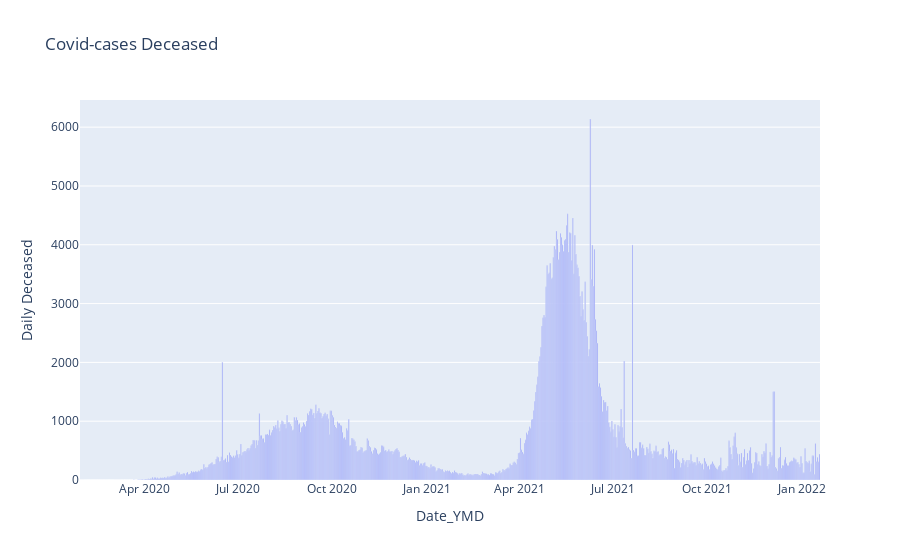

This figure's notebook cell:
### Code cell
px.bar(data,x='Date_YMD',y='Daily Deceased',title='Covid-cases Deceased')

### Figure 1 — Plotly figure (JSON) as saved in the notebook; plotly's stock layout.template omitted (floating-point values rounded to 4 significant figures; data arrays with more than 128 entries replaced by an {"elided": "..."} marker saying what was removed)
{"data": [{"alignmentgroup": "True", "hovertemplate": "Date_YMD=%{x}<br>Daily Deceased=%{y}<extra></extra>", "legendgroup": "", "marker": {"color": "#636efa", "pattern": {"shape": ""}}, "name": "", "offsetgroup": "", "orientation": "v", "showlegend": false, "textposition": "auto", "type": "bar", "x": {"elided": "720 str values"}, "xaxis": "x", "y": {"elided": "720 int values"}, "yaxis": "y"}], "layout": {"barmode": "relative", "legend": {"tracegroupgap": 0}, "title": {"text": "Covid-cases Deceased"}, "xaxis": {"anchor": "y", "domain": [0, 1], "title": {"text": "Date_YMD"}}, "yaxis": {"anchor": "x", "domain": [0, 1], "title": {"text": "Daily Deceased"}}}}
